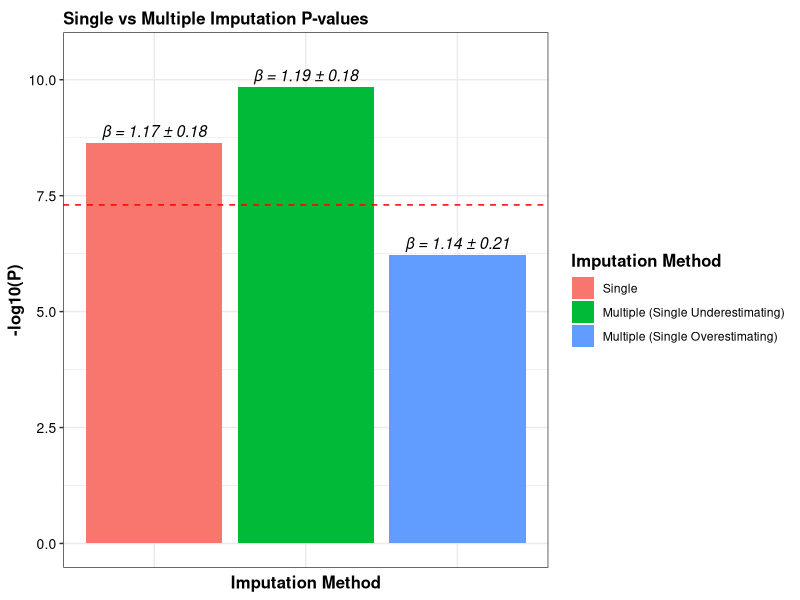
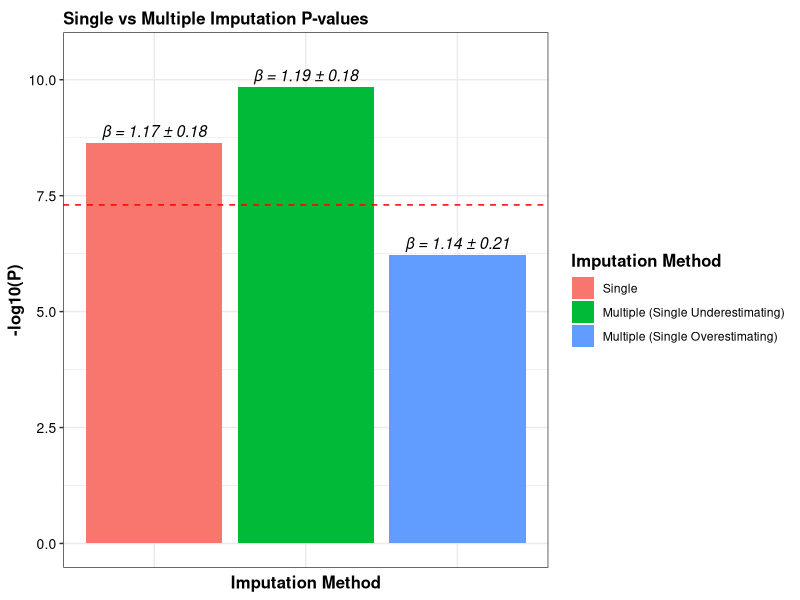

Here is the R script that generated these plots, in order:
# Load required packages
# ---------------------
library(tidyverse)

# Single vs Multiple Imputation
# Rubins rules
rubin_fn <- function(coef_estimates, coef_ses) {
  m <- length(coef_estimates)
  qbar <- mean(coef_estimates)
  ubar <- mean(coef_ses^2)
  B <- var(coef_estimates)
  pooled_var <- ubar + (1 + (1/m)) * B
  pooled_se <- sqrt(pooled_var)
  df <- (m - 1) * ((ubar + (1 + 1/m) * B)/((1 + 1/m) * B))^2
  t_stat <- qbar / pooled_se
  
  # Safe log p-value calculation
  log_p <- pt(abs(t_stat), df, lower.tail = FALSE, log.p = TRUE)
  p_val <- 2 * exp(log_p)
  
  # Format for display only
  p_val_fmt <- ifelse(p_val < .Machine$double.xmin,
                      format(.Machine$double.xmin, scientific = TRUE),
                      format(p_val, scientific = TRUE))
  
  return(list(
    pooled_est = qbar,
    pooled_se = pooled_se,
    df = df,
    t = t_stat,
    p = p_val,        # numeric
    p_fmt = p_val_fmt # character (for display)
  ))
}

# Artifical dataset
set.seed(7)  # for reproducibility

# Simulate genotype as 0 or 1 (e.g., dominant coding)
Best_Guess_Genotype <- rbinom(100, 1, prob = 0.5)

# Simulate outcome with some noise
Outcome <- 3.52 + 1.16 * Best_Guess_Genotype + rnorm(100, mean = 0, sd = 1) # apparent oral clearance (CL) = 3.52, low effect size

# Create subject IDs
ID <- 1:100
dat <- tibble(ID, Outcome, Best_Guess_Genotype)

# Fit the model
model <- lm(Outcome ~ Best_Guess_Genotype, data = dat)
p_value <- summary(model)$coefficients["Best_Guess_Genotype", "Pr(>|t|)"] # 2.306349e-09
beta <- summary(model)$coefficients["Best_Guess_Genotype", "Estimate"] # 1.173997
se <- summary(model)$coefficients["Best_Guess_Genotype", "Std. Error"] # 0.1783729


# Assuming a random 10% of patients with high outcomes and genotype 1, had probabilities of (0.1, 0.9, 0)
# I.e. in 10% of the datasets, their probability would be 0, not 1.
set.seed(7)
ids <- dat %>%
  filter(Outcome > median(dat$Outcome), Best_Guess_Genotype == 1) %>%
  slice_sample(n = 10) %>%
  pull(ID)

imp <- 10 # Number of 'imputed' datasets
betas <- rep(beta, imp)
ses <- rep(se, imp)

dat_10_percent <- dat 
dat_10_percent$Best_Guess_Genotype[ids] <- 0
model2 <- lm(Outcome ~ Best_Guess_Genotype, data = dat_10_percent)
betas[1] <- summary(model2)$coefficients["Best_Guess_Genotype", "Estimate"] # 0.8265813
ses[1] <- summary(model2)$coefficients["Best_Guess_Genotype", "Std. Error"] # 0.2050813
rubin_fn(betas, ses)$p # 6.000419e-07   # Single imputation would over-estimate
rubin_fn(betas, ses)$pooled_est # 1.139256
rubin_fn(betas, ses)$pooled_se # 0.2147506


# Assuming a random 10% of patients with high outcomes and genotype 0, had probabilities of (0.9, 0.1, 0)
# I.e. in 10% of the datasets, their probability would be 1, not 0.
set.seed(7)
ids <- dat %>%
  filter(Outcome > median(dat$Outcome), Best_Guess_Genotype == 0) %>%
  slice_sample(n = 10) %>%
  pull(ID)

imp <- 10 # Number of 'imputed' datasets
betas <- rep(beta, imp)
ses <- rep(se, imp)

dat_10_percent <- dat 
dat_10_percent$Best_Guess_Genotype[ids] <- 1
model2 <- lm(Outcome ~ Best_Guess_Genotype, data = dat_10_percent)
betas[1] <- summary(model2)$coefficients["Best_Guess_Genotype", "Estimate"] # 1.324087
ses[1] <- summary(model2)$coefficients["Best_Guess_Genotype", "Std. Error"] # 0.1695281
rubin_fn(betas, ses)$p # 1.460218e-10
rubin_fn(betas, ses)$pooled_est # 1.189006
rubin_fn(betas, ses)$pooled_se # 0.184356


# Create summary data
plot_dat <- tibble(Method = c("Single", "Multiple (Single Underestimating)", 
                              "Multiple (Single Overestimating)"),
                   p_value = -log10(c(2.306349e-09, 1.460218e-10, 6.000419e-07)),
                   Beta = c(1.173997, 1.189006, 1.139256),
                   SE = c(0.1783729, 0.184356, 0.2147506)) %>%
  mutate_at(vars(Beta, SE), ~round(., 2)) %>%
  mutate(label = paste0("β = ", Beta, " ± ", SE),
         Method = factor(Method, levels = unique(Method)))

ggplot(plot_dat, aes(x = Method, y = p_value, fill = Method)) +
  geom_col(position = "dodge") +
  geom_text(aes(label = label), 
            vjust = -0.5, size = 4, fontface = "italic") +
  labs(title = "Single vs Multiple Imputation P-values",
       y = "-log10(P)",
       x = "Imputation Method",
       fill = "Imputation Method") +
  geom_hline(yintercept = -log10(5e-8), linetype = "dashed", color = "red") +
  theme_bw() +
  theme(axis.text = element_text(size = 10, colour = "black"),
        axis.title = element_text(size = 12, face = "bold"),
        axis.text.x = element_blank(),
        axis.ticks.x = element_blank(),
        legend.title = element_text(size = 12, face = "bold"),
        plot.title = element_text(hjust = 0, vjust = 0, size = 12, face = "bold")) +
  coord_cartesian(ylim = c(0, 10.5))
x <- 0.5
ggsave("Single_vs_multiple.png", height = 9 * x, width = 16 * x)


